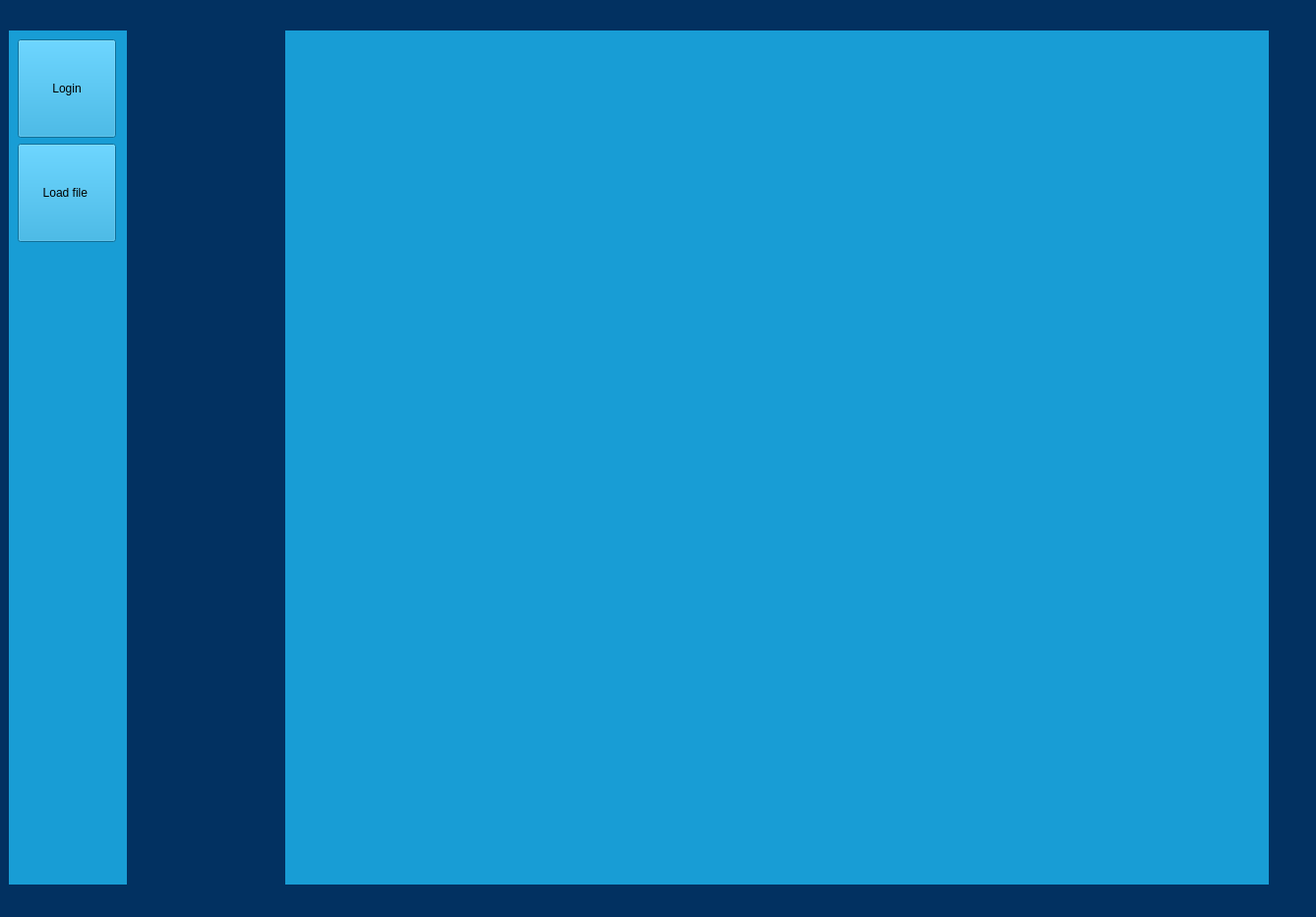
<?xml version="1.0" encoding="UTF-8"?>
<ui version="4.0">
 <class>MainWindow</class>
 <widget class="QMainWindow" name="MainWindow">
  <property name="geometry">
   <rect>
    <x>0</x>
    <y>0</y>
    <width>1338</width>
    <height>932</height>
   </rect>
  </property>
  <property name="sizePolicy">
   <sizepolicy hsizetype="Preferred" vsizetype="Fixed">
    <horstretch>0</horstretch>
    <verstretch>0</verstretch>
   </sizepolicy>
  </property>
  <property name="windowTitle">
   <string>MainWindow</string>
  </property>
  <property name="styleSheet">
   <string notr="true">background-color: rgb(2, 49, 97); padding :1px</string>
  </property>
  <widget class="QWidget" name="centralwidget">
   <layout class="QGridLayout" name="gridLayout">
    <item row="1" column="3">
     <spacer name="horizontalSpacer_3">
      <property name="orientation">
       <enum>Qt::Horizontal</enum>
      </property>
      <property name="sizeHint" stdset="0">
       <size>
        <width>40</width>
        <height>20</height>
       </size>
      </property>
     </spacer>
    </item>
    <item row="1" column="0">
     <widget class="QWidget" name="widget" native="true">
      <property name="minimumSize">
       <size>
        <width>120</width>
        <height>0</height>
       </size>
      </property>
      <property name="styleSheet">
       <string notr="true">background-color: rgb(24, 157, 213);</string>
      </property>
      <layout class="QVBoxLayout" name="verticalLayout">
       <item>
        <widget class="QToolButton" name="loginBtn">
         <property name="minimumSize">
          <size>
           <width>100</width>
           <height>100</height>
          </size>
         </property>
         <property name="cursor">
          <cursorShape>PointingHandCursor</cursorShape>
         </property>
         <property name="toolTip">
          <string notr="true" comment="Login to your account" extracomment="Login to your account"/>
         </property>
         <property name="toolTipDuration">
          <number>4</number>
         </property>
         <property name="styleSheet">
          <string notr="true">font: 500 11pt &quot;Ubuntu&quot;;</string>
         </property>
         <property name="text">
          <string>Login</string>
         </property>
         <property name="iconSize">
          <size>
           <width>50</width>
           <height>50</height>
          </size>
         </property>
         <property name="toolButtonStyle">
          <enum>Qt::ToolButtonTextUnderIcon</enum>
         </property>
         <property name="autoRaise">
          <bool>false</bool>
         </property>
        </widget>
       </item>
       <item>
        <widget class="QToolButton" name="openFileBtn">
         <property name="minimumSize">
          <size>
           <width>100</width>
           <height>100</height>
          </size>
         </property>
         <property name="sizeIncrement">
          <size>
           <width>0</width>
           <height>0</height>
          </size>
         </property>
         <property name="baseSize">
          <size>
           <width>0</width>
           <height>0</height>
          </size>
         </property>
         <property name="styleSheet">
          <string notr="true">font: 500 11pt &quot;Ubuntu&quot;;</string>
         </property>
         <property name="text">
          <string>Load file </string>
         </property>
         <property name="iconSize">
          <size>
           <width>50</width>
           <height>50</height>
          </size>
         </property>
         <property name="toolButtonStyle">
          <enum>Qt::ToolButtonTextUnderIcon</enum>
         </property>
        </widget>
       </item>
       <item>
        <spacer name="verticalSpacer_2">
         <property name="orientation">
          <enum>Qt::Vertical</enum>
         </property>
         <property name="sizeHint" stdset="0">
          <size>
           <width>20</width>
           <height>40</height>
          </size>
         </property>
        </spacer>
       </item>
      </layout>
     </widget>
    </item>
    <item row="0" column="6">
     <spacer name="horizontalSpacer_2">
      <property name="orientation">
       <enum>Qt::Horizontal</enum>
      </property>
      <property name="sizeHint" stdset="0">
       <size>
        <width>40</width>
        <height>20</height>
       </size>
      </property>
     </spacer>
    </item>
    <item row="1" column="1">
     <spacer name="horizontalSpacer_6">
      <property name="orientation">
       <enum>Qt::Horizontal</enum>
      </property>
      <property name="sizeHint" stdset="0">
       <size>
        <width>40</width>
        <height>20</height>
       </size>
      </property>
     </spacer>
    </item>
    <item row="1" column="5">
     <widget class="QWidget" name="mainPlotWidget" native="true">
      <property name="minimumSize">
       <size>
        <width>1000</width>
        <height>800</height>
       </size>
      </property>
      <property name="styleSheet">
       <string notr="true">background-color: rgb(24, 157, 213);</string>
      </property>
     </widget>
    </item>
    <item row="1" column="4">
     <spacer name="horizontalSpacer_4">
      <property name="orientation">
       <enum>Qt::Horizontal</enum>
      </property>
      <property name="sizeHint" stdset="0">
       <size>
        <width>40</width>
        <height>20</height>
       </size>
      </property>
     </spacer>
    </item>
    <item row="1" column="2">
     <spacer name="horizontalSpacer_5">
      <property name="orientation">
       <enum>Qt::Horizontal</enum>
      </property>
      <property name="sizeHint" stdset="0">
       <size>
        <width>40</width>
        <height>20</height>
       </size>
      </property>
     </spacer>
    </item>
   </layout>
  </widget>
  <widget class="QMenuBar" name="menubar">
   <property name="geometry">
    <rect>
     <x>0</x>
     <y>0</y>
     <width>1338</width>
     <height>24</height>
    </rect>
   </property>
  </widget>
  <widget class="QStatusBar" name="statusbar"/>
 </widget>
 <resources/>
 <connections/>
</ui>
